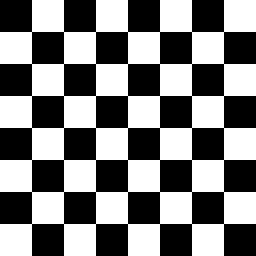
%> input picture Project 3/checker.gif, 256 x 256 px
$ octave Project3.m   (GNU Octave 9; MATLAB toolbox functions it lacks are replaced by stand-ins)
%> lines starting %> are read from the running program, lines starting %| are printed output that depends on the picture; in (x1, y1, x2, y2) boxes, pixels count from 0 and x2, y2 are one past the last pixel; in counts of white or black regions, pixels touching at a corner belong together; the program's own positions count from 1
### Project 3/dftuv.m
%  Gives an MxN array needed by
%     lowpass filter function lpfilter.m
%
%  Taken directly from Chapter 4 of
%     Digital Image Processing using MATLAB
%     by Gonzalez, Woods, and Eddins
%
function [U, V] = dftuv(M, N);
% dftuv
u = 0:(M-1);
v = 0:(N-1);

idx = find(u > M/2);
u(idx) = u(idx) - M;
idy = find(v > N/2);
v(idy) = v(idy) - N;
[V, U] = meshgrid(v,u);

### Project 3/lpfilter.m
%  Gives an MxN lowpass filter function H(u,v)
%     of type gaussian or ideal
%     parameter DO sets the passband width
%
%  Taken directly from Chapter 4 of
%     Digital Image Processing using MATLAB
%     by Gonzalez, Woods, and Eddins
%
function H = lpfilter(type, M, N, DO);
% lpfilter
[U, V] = dftuv(M, N);

D = sqrt(U.^2 + V.^2);
switch type
    case 'gaussian'
        H = exp(-(D.^2)./(2*(DO^2)));
    case 'ideal'
        H = double(D<=DO);
    otherwise
        error('unknown filter type');
end

### Project 3/Project3.m
clear
clc
%%%%%%%%%%%%%%%%%%%%%%%%%%%%%%%%%%%%%%%%%%%%%%%%%%%%%%%%%%%%%%%%%%%%%%%%%%%
%Q1.a)
input=imread('checker.gif');
%> input: size 256x256 uint8; values 0 (black) and 1 (white), 50% white; 1 white region, box (x1, y1, x2, y2) and area: (0, 0, 256, 256) 32768
[M, N] = size(input);
%> M = 256; N = 256

imtool(input);
% Get |F|
F = uint8(abs(fft2(double(input))));
imtool(F,[ ]);
% Get log(1+|F|)
LF = log(1+abs(fft2(double(input))));
imtool(LF,[ ]);

f = input;
% Modulate f
for x = 1: M
    for y = 1: N
        f_m(x,y)=f(x,y)*((-1)^(x+y));
    end
end
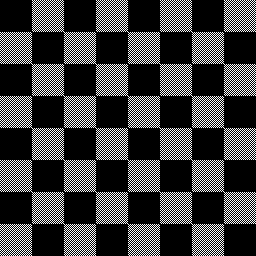
%> f_m: size 256x256 uint8; values 0 (black) and 1 (white), 25% white in thin lines or dots
imtool(f_m,[ ]);
% Get |Fm|
F_m  = uint8(abs(fft2(double(f_m))));
imtool(F_m,[ ])
% Get log(1+|Fm|)
LF_m = log(1+abs(fft2(double(f_m))));
imtool(LF_m,[ ]);

% Get g(x,y) and set F(1,1) to 0
F = fft2(double(input));
F(1,1)= 0.0;
imtool(F);
g = ifft2(F,M,N);
imtool(g,[ ]);

%%%%%%%%%%%%%%%%%%%%%%%%%%%%%%%%%%%%%%%%%%%%%%%%%%%%%%%%%%%%%%%%%%%%%%%%%%%
%Q1.b)
input=imread('checker.gif');
[M, N] = size(input);
F = fft2(input,M,N);
sig = 15.0;
H1 = lpfilter('gaussian', M, N, sig);
G2 = zeros(M,N);
mesh(H1(1:M, 1:N));
for u = 1 : M
    for v = 1 : N
        G2(u,v) = H1(u,v)*F(u,v);
    end
end
g2   = real(ifft2(G2));
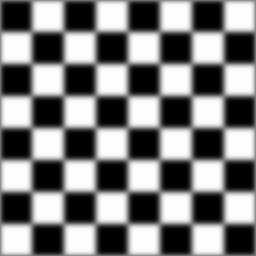
%> g2: size 256x256 double; min 1.06e-08, max 1, mean 0.5
imtool(g2,[ ]);

%Get g2(x,y)*(-1)^(x+y)
for x = 1 : M
    for y = 1 : N
        g2_m(x,y)=g2(x,y)*((-1)^(x+y));
    end
end
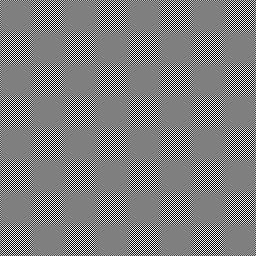
%> g2_m: size 256x256 double; min -1, max 1, mean -4.34e-19; drawn with min black and max white
imtool(g2_m,[ ]);

%Get |G2(u,v)|
G2_abs = uint8(abs(fft2(double(g2_m))));
imtool(G2_abs)
%Get log(1+|G2(u,v)|)
LG2_m = log(1+abs(fft2(double(g2_m))));
imtool(LG2_m,[ ]);

%%%%%%%%%%%%%%%%%%%%%%%%%%%%%%%%%%%%%%%%%%%%%%%%%%%%%%%%%%%%%%%%%%%%%%%%%%%
%1.c)
% Zero Padding
input=imread('checker.gif');
[M, N] = size(input);
P = 2 * M;
%> P = 512
Q = 2 * N;
%> Q = 512
F   = fft2(double(input), P, Q);
sig = 15;
H   = lpfilter('gaussian', P, Q, sig);
mesh(H(1:P, 1:Q))
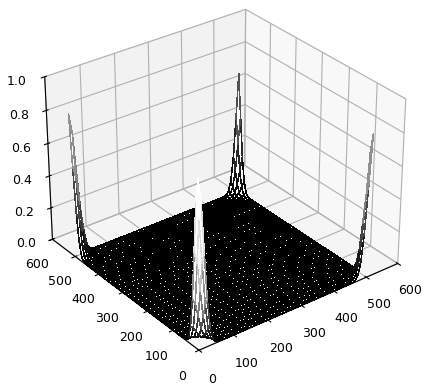
%> figure redrawn from the program's plot data
imtool(log(1+H), [ ])
for u = 1 : P
    for v = 1 : Q
        G(u,v) = double(H(u,v))*double(F(u,v));
    end
end
g   = real(ifft2(G));
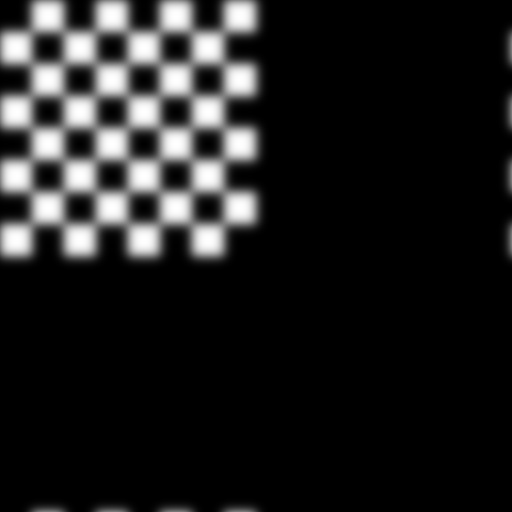
%> g: size 512x512 double; min -3.33e-16, max 0.993, mean 0.125; drawn with min black and max white
imtool(g,[ ]);

% Get g(x,y)*(-1)^(x+y)
for x = 1 : M
    for y = 1 : N
        g_m(x,y)=g(x,y)*((-1)^(x+y));
    end
end
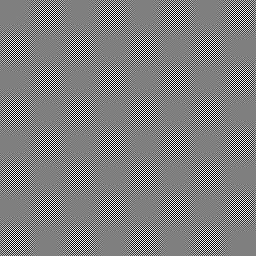
%> g_m: size 256x256 double; min -0.993, max 0.993, mean -1.91e-06; drawn with min black and max white
imtool(g_m,[ ]);

%Get |G(u,v)|
G_abs = uint8(abs(fft2(double(g_m))));
imtool(G_abs)
%Get log(1+|G(u,v)|)
LG_m = log(1+abs(fft2(double(g_m))));
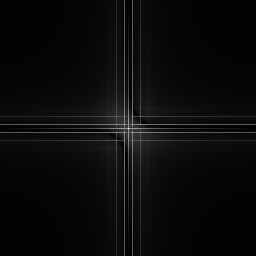
%> LG_m: size 256x256 double; min 0, max 10.36, mean 0.455; drawn with min black and max white
imtool(LG_m,[ ]);

$ run again, with Project 3/F_first.PNG saved as Project 3/checker.gif
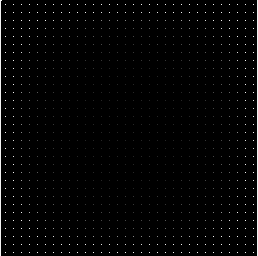
%> input picture Project 3/F_first.PNG, 258 x 256 px
%> after the loop `for x = 1: M`:
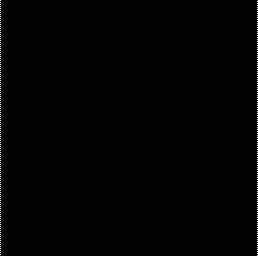
%> f_m: size 256x258 uint8; values 0 (black) and 1 (white), 0.39% white in thin lines or dots
%> `LG_m = log(1+abs(fft2(double(g_m))));`:
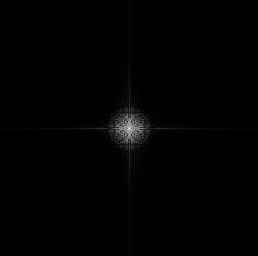
%> LG_m: size 256x258 double; min 0.000799, max 8.34, mean 0.0617; drawn with min black and max white

$ run again, with Project 3/F_m.PNG saved as Project 3/checker.gif
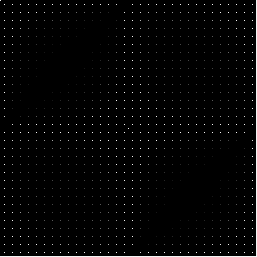
%> input picture Project 3/F_m.PNG, 257 x 257 px
%> after the loop `for x = 1 : M`:
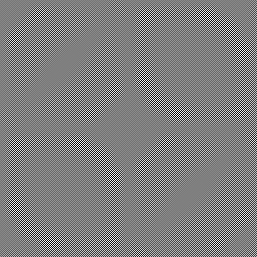
%> g_m: size 257x257 double; min -0.172, max 0.172, mean 6.04e-07; drawn with min black and max white
%> `LG_m = log(1+abs(fft2(double(g_m))));`:
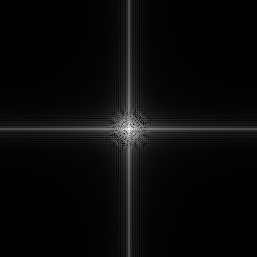
%> LG_m: size 257x257 double; min 0.0223, max 7.51, mean 0.306; drawn with min black and max white
